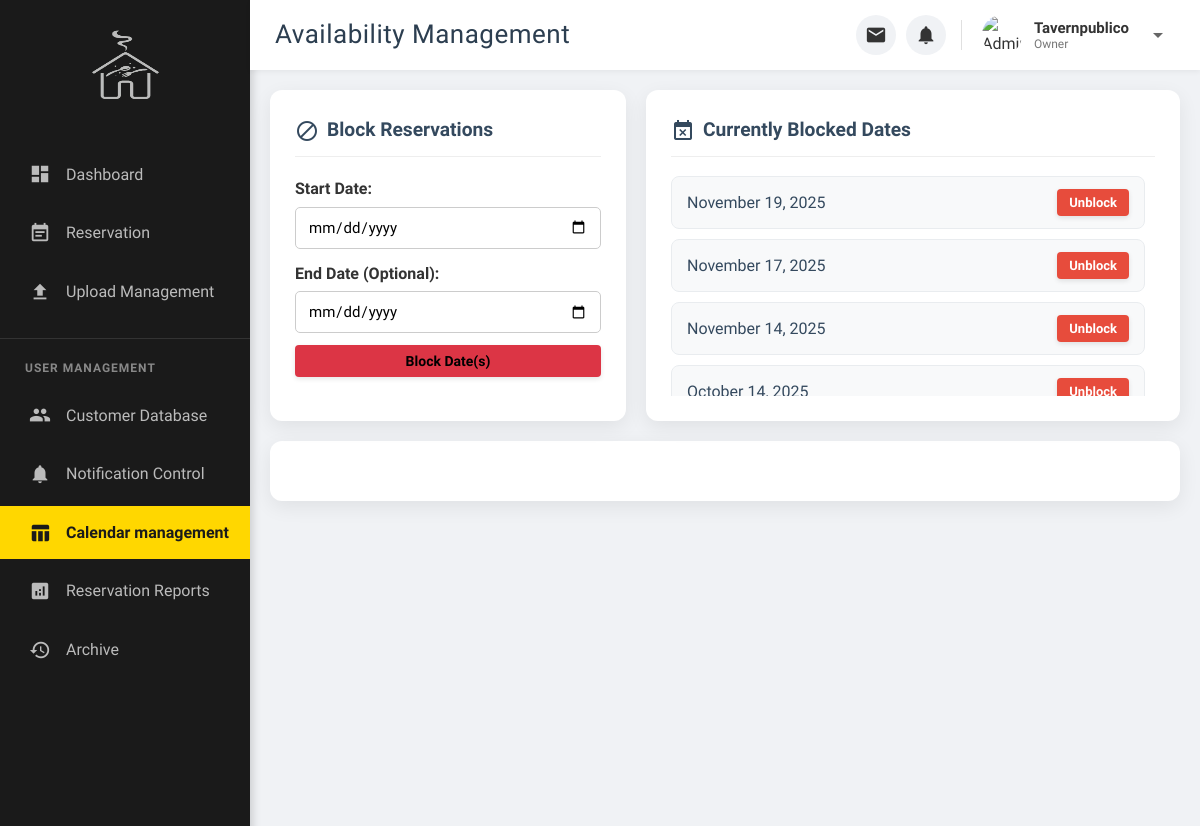
Screenshot of /table_management.php (signed in) with the database file from the repository.
### tables this page shows
CREATE TABLE `blocked_dates` (
  `id` int(11) NOT NULL,
  `block_date` date NOT NULL
);

### table_management.php (the view, shortened to what this page needs)
<?php
require_once 'db_connect.php';
$blocked_dates_list = [];
$sql_blocked_list = "SELECT id, block_date FROM blocked_dates ORDER BY block_date DESC";
if ($result = mysqli_query($link, $sql_blocked_list)) {
    while ($row = mysqli_fetch_assoc($result)) {
        $blocked_dates_list[] = $row;
    }
}
?>
<!DOCTYPE html>
<html lang="en">
<head>
    <link rel="stylesheet" href="CSS/admin.css">
    <link rel="stylesheet" href="https://cdnjs.cloudflare.com/ajax/libs/fullcalendar/3.10.2/fullcalendar.min.css" />
</head>
<body>
    <div class="page-wrapper">
        <?php
        if (isset($_SESSION['role']) && $_SESSION['role'] === 'manager') {
            include 'partials/manager_sidebar.php';
        } else {
        ?>
            <aside class="admin-sidebar">
                 <div class="sidebar-header"><img src="Tavern.png" alt="Home Icon" class="home-icon"></div>
                <nav>
                     <ul class="sidebar-menu">
                        <li class="menu-item"><a href="admin.php"><i class="material-icons">dashboard</i> Dashboard</a></li>
                        <li class="menu-item"><a href="reservation.php"><i class="material-icons">event_note</i> Reservation</a></li>
                        <li class="menu-item"><a href="update.php"><i class="material-icons">file_upload</i> Upload Management</a></li>
                    </ul>
                    <div class="user-management-title">User Management</div>
                    <ul class="sidebar-menu user-management-menu">
                       <li class="menu-item"><a href="customer_database.php"><i class="material-icons">people</i> Customer Database</a></li>
                       <li class="menu-item"><a href="notification_control.php"><i class="material-icons">notifications</i> Notification Control</a></li>
                        <li class="menu-item active"><a href="table_management.php"><i class="material-icons">table_chart</i>Calendar management</a></li>
                        <li class="menu-item"><a href="reports.php"><i class="material-icons">analytics</i>Reservation Reports</a></li>
                        <li class="menu-item"><a href="deletion_history.php"><i class="material-icons">history</i>Archive</a></li>
                    </ul>
                </nav>
            </aside>
        <?php
        }
        ?>
        <div class="admin-content-area">
            <header class="main-header">
                <div class="header-content">
                    <h1 class="header-page-title">Availability Management</h1>
                    <div class="admin-header-right">
                        <div class="admin-notification-area">
                            <div class="admin-notification-item">
                                <button class="admin-notification-button" id="adminMessageBtn" title="Messages">
                                    <i class="material-icons">email</i>
                                </button>
                            </div>
                            <div class="admin-notification-item">
                                <button class="admin-notification-button" id="adminReservationBtn" title="Reservations">
                                    <i class="material-icons">notifications</i> <span class="admin-notification-badge" id="adminReservationCount" style="display: none;">0</span>
                                </button>
                            </div>
                        </div>
                        <div class="admin-profile-dropdown">
                            <div class="admin-profile-area" id="adminProfileBtn">
                                <?php $admin_avatar_path = isset($_SESSION['avatar']) && file_exists($_SESSION['avatar']) ? htmlspecialchars($_SESSION['avatar']) : 'images/default_avatar.png'; ?>
                                <img src="<?php echo $admin_avatar_path; ?>" alt="Admin Avatar" class="admin-avatar">
                                <div class="admin-user-info">
                                    <span class="admin-username"><?php echo htmlspecialchars($_SESSION['username']); ?></span>
                                    <span class="admin-role"><?php echo ucfirst(htmlspecialchars($_SESSION['role'])); ?></span>
                                </div>
                                <i class="material-icons" style="color: #666; margin-left: 5px;">arrow_drop_down</i>
                            </div>
                        </div>
                    </div>
                    </div>
            </header>
            <main class="dashboard-main-content">
                <div class="management-grid">
                    <div class="block-date-form">
                        <h3><i class="material-icons" style="vertical-align: middle; margin-right: 8px;">block</i>Block Reservations</h3>
                        <form id="blockDateForm">
                            <div class="form-group">
                                <label for="block_date_start">Start Date:</label>
                                <input type="date" id="block_date_start" name="block_date_start" min="<?php echo date('Y-m-d'); ?>" required>
                            </div>
                            <div class="form-group">
                                <label for="block_date_end">End Date (Optional):</label>
                                <input type="date" id="block_date_end" name="block_date_end" min="<?php echo date('Y-m-d'); ?>">
                            </div>
                            <button type="submit" class="btn btn-primary" style="background-color:#dc3545; width: 100%;">Block Date(s)</button>
                        </form>
                    </div>
                    <div class="blocked-dates-list">
                        <h3><i class="material-icons" style="vertical-align: middle; margin-right: 8px;">event_busy</i>Currently Blocked Dates</h3>
                        <div id="blocked-dates-container">
                            <?php if (empty($blocked_dates_list)): ?>
                                <p>No dates are currently blocked.</p>
                            <?php else: ?>
                                <?php foreach ($blocked_dates_list as $date): ?>
                                    <div class="blocked-date-item" data-id="<?php echo $date['id']; ?>">
                                        <span><?php echo htmlspecialchars(date('F j, Y', strtotime($date['block_date']))); ?></span>
                                        <button class="btn btn-small unblock-date-btn">Unblock</button>
                                    </div>
                                <?php endforeach; ?>
                            <?php endif; ?>
                        </div>
                    </div>
                </div>
                <div class="calendar-container"><div id="calendar"></div></div>
            </main>
        </div>
    </div>
</body>
</html>

### CSS/admin.css (style rules this page uses)
body { font-family: 'Mada', sans-serif; margin: 0; background-color: #f0f2f5; color: #333; min-height: 100vh; line-height: 1.6; }
.page-wrapper { display: flex; min-height: 100vh; width: 100%; }
.admin-sidebar { width: 250px; background-color: #1a1a1a; color: #bbb; font-family: 'Mada', sans-serif; padding: 20px 0; box-shadow: 3px 0 8px rgba(0, 0, 0, 0.15); display: flex; flex-direction: column; position: fixed; height: 100%; left: 0; top: 0; z-index: 900; transition: background-color 0.3s ease; }
.sidebar-header { text-align: center; margin-bottom: 30px; padding: 10px 0; }
.sidebar-header .home-icon { width: 70px; height: 70px; filter: invert(90%); opacity: 0.8; }
.sidebar-menu { list-style: none; padding: 0; margin: 0; }
.sidebar-menu .menu-item { margin-bottom: 5px; }
.sidebar-menu .menu-item a { display: flex; align-items: center; padding: 14px 25px; color: #bbb; text-decoration: none; transition: background-color 0.3s ease, color 0.3s ease; font-size: 16px; font-weight: 500; border-left: 4px solid transparent; white-space: nowrap; overflow: hidden; text-overflow: ellipsis; }
.sidebar-menu .menu-item a .material-icons { margin-right: 15px; font-size: 22px; color: #bbb; transition: color 0.3s ease; }
.sidebar-menu .menu-item.active a { background-color: #FFD700; color: #1a1a1a; border-left-color: transparent; font-weight: 700; }
.sidebar-menu .menu-item.active a .material-icons { color: #1a1a1a; }
.user-management-title { color: #888; font-size: 12px; font-weight: 600; text-transform: uppercase; letter-spacing: 1px; padding: 20px 25px 10px; margin-top: 20px; border-top: 1px solid #333; }
.admin-content-area { flex-grow: 1; margin-left: 250px; padding: 0; padding-top: 70px; }
.main-header { background-color: #fff; color: #333; padding: 0; display: flex; justify-content: center; align-items: center; box-shadow: 0 2px 5px rgba(0, 0, 0, 0.05); position: fixed; width: calc(100% - 250px); top: 0; right: 0; z-index: 950; height: 70px; box-sizing: border-box; }
.header-content { display: flex; justify-content: space-between; align-items: center; width: 100%; padding: 0 25px; gap: 15px; }
.header-page-title { font-family: 'Madimi One', sans-serif; font-size: 26px; color: #2c3e50; margin: 0; font-weight: 400; letter-spacing: 0.5px; }
.admin-header-right { display: flex; align-items: center; gap: 15px; }
.admin-profile-area { display: flex; align-items: center; gap: 12px; }
.admin-avatar { width: 40px; height: 40px; border-radius: 50%; object-fit: cover; }
.admin-user-info { display: flex; flex-direction: column; align-items: flex-start; line-height: 1.2; }
.admin-username { font-weight: 600; font-size: 15px; color: #333; }
.admin-role { font-size: 12px; color: #777; text-transform: capitalize; }
.dashboard-main-content { padding: 20px; }
#calendar { min-height: auto; border: none; display: block; padding: 10px; }
.btn { padding: 8px 16px; border-radius: 4px; font-size: 14px; cursor: pointer; transition: background-color 0.3s ease, transform 0.2s ease, box-shadow 0.2s ease; border: none; margin-right: 5px; box-shadow: 0 2px 5px rgba(0,0,0,0.1); text-decoration: none; display: inline-flex; align-items: center; justify-content: center; font-family: 'Mada', sans-serif; font-weight: 600; }
.btn:last-child { margin-right: 0; }
.btn.btn-small { padding: 6px 12px; font-size: 13px; }
.form-group { margin-bottom: 12px; }
.form-group label { display: block; margin-bottom: 5px; font-weight: 600; color: #333; }
.form-group input, .form-group select, .form-group textarea { width: 100%; padding: 10px 12px; border: 1px solid #ccc; border-radius: 5px; font-size: 15px; box-sizing: border-box; transition: border-color 0.3s ease, box-shadow 0.3s ease; font-family: 'Mada', sans-serif; }
.admin-notification-area { display: flex; align-items: center; gap: 10px; }
.admin-notification-item { position: relative; }
.admin-notification-button { background-color: #f0f2f5; border: none; width: 40px; height: 40px; border-radius: 50%; display: flex; align-items: center; justify-content: center; cursor: pointer; transition: background-color 0.3s ease; }
.admin-notification-button .material-icons { color: #333; font-size: 22px; }
.admin-profile-dropdown { position: relative; }
.admin-profile-area { cursor: pointer; border-radius: 4px; padding: 5px; transition: background-color 0.3s ease; display: flex; align-items: center; }

### rows the page displays
blocked_dates: block_date "November 19, 2025"
blocked_dates: block_date "November 17, 2025"
blocked_dates: block_date "November 14, 2025"
blocked_dates: block_date "October 14, 2025"

### other values shown
$_SESSION['username'] "Tavernpublico"
$_SESSION['role'] "Owner"
